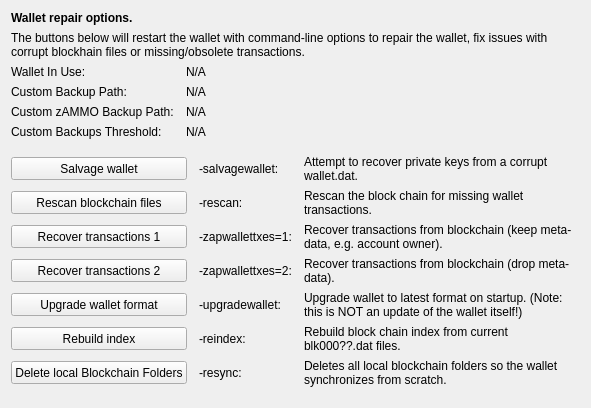
     <widget class="QWidget" name="tab_repair">
      <attribute name="title">
       <string>&amp;Wallet Repair</string>
      </attribute>
      <layout class="QGridLayout" name="gridLayout_4" columnstretch="0,0,0,0">
       <property name="horizontalSpacing">
        <number>12</number>
       </property>
       <item row="0" column="0" colspan="4">
        <widget class="QLabel" name="label_repair_header">
         <property name="font">
          <font>
           <weight>75</weight>
           <bold>true</bold>
          </font>
         </property>
         <property name="text">
          <string>Wallet repair options.</string>
         </property>
        </widget>
       </item>
       <item row="1" column="0" colspan="4">
        <widget class="QLabel" name="label_repair_helptext">
         <property name="font">
          <font>
           <weight>50</weight>
           <bold>false</bold>
          </font>
         </property>
         <property name="text">
          <string>The buttons below will restart the wallet with command-line options to repair the wallet, fix issues with corrupt blockhain files or missing/obsolete transactions.</string>
         </property>
         <property name="wordWrap">
          <bool>true</bool>
         </property>
        </widget>
       </item>
       <item row="2" column="0">
        <widget class="QLabel" name="wallet_path_label">
         <property name="text">
          <string>Wallet In Use:</string>
         </property>
        </widget>
       </item>
       <item row="2" column="1" colspan="3">
        <widget class="QLabel" name="wallet_path">
         <property name="cursor">
          <cursorShape>IBeamCursor</cursorShape>
         </property>
         <property name="text">
          <string>N/A</string>
         </property>
         <property name="textFormat">
          <enum>Qt::PlainText</enum>
         </property>
         <property name="textInteractionFlags">
          <set>Qt::LinksAccessibleByMouse|Qt::TextSelectableByKeyboard|Qt::TextSelectableByMouse</set>
         </property>
        </widget>
       </item>
       <item row="3" column="0">
        <widget class="QLabel" name="wallet_custombackuppath_label">
         <property name="text">
          <string>Custom Backup Path:</string>
         </property>
         <property name="visible">
          <bool>false</bool>
         </property>
        </widget>
       </item>
       <item row="3" column="1" colspan="3">
        <widget class="QLabel" name="wallet_custombackuppath">
         <property name="cursor">
          <cursorShape>IBeamCursor</cursorShape>
         </property>
         <property name="text">
          <string>N/A</string>
         </property>
         <property name="textFormat">
          <enum>Qt::PlainText</enum>
         </property>
         <property name="textInteractionFlags">
          <set>Qt::LinksAccessibleByMouse|Qt::TextSelectableByKeyboard|Qt::TextSelectableByMouse</set>
         </property>
         <property name="visible">
          <bool>false</bool>
         </property>
        </widget>
       </item>
       <item row="4" column="0">
        <widget class="QLabel" name="wallet_customzammobackuppath_label">
         <property name="text">
          <string>Custom zAMMO Backup Path:</string>
         </property>
         <property name="visible">
          <bool>false</bool>
         </property>
        </widget>
       </item>
       <item row="4" column="1" colspan="3">
        <widget class="QLabel" name="wallet_customzammobackuppath">
         <property name="cursor">
          <cursorShape>IBeamCursor</cursorShape>
         </property>
         <property name="text">
          <string>N/A</string>
         </property>
         <property name="textFormat">
          <enum>Qt::PlainText</enum>
         </property>
         <property name="textInteractionFlags">
          <set>Qt::LinksAccessibleByMouse|Qt::TextSelectableByKeyboard|Qt::TextSelectableByMouse</set>
         </property>
         <property name="visible">
          <bool>false</bool>
         </property>
        </widget>
       </item>
       <item row="5" column="0">
        <widget class="QLabel" name="wallet_custombackupthreshold_label">
         <property name="text">
          <string>Custom Backups Threshold:</string>
         </property>
         <property name="visible">
          <bool>false</bool>
         </property>
        </widget>
       </item>
       <item row="5" column="1" colspan="3">
        <widget class="QLabel" name="wallet_custombackupthreshold">
         <property name="cursor">
          <cursorShape>IBeamCursor</cursorShape>
         </property>
         <property name="text">
          <string>N/A</string>
         </property>
         <property name="textFormat">
          <enum>Qt::PlainText</enum>
         </property>
         <property name="textInteractionFlags">
          <set>Qt::LinksAccessibleByMouse|Qt::TextSelectableByKeyboard|Qt::TextSelectableByMouse</set>
         </property>
         <property name="visible">
          <bool>false</bool>
         </property>
        </widget>
       </item>
       <item row="6" column="0">
        <spacer name="verticalSpacer_repair1">
         <property name="orientation">
          <enum>Qt::Vertical</enum>
         </property>
         <property name="sizeHint" stdset="0">
          <size>
           <width>10</width>
           <height>10</height>
          </size>
         </property>
        </spacer>
       </item>
       <item row="7" column="0" colspan="2">
        <widget class="QPushButton" name="btn_salvagewallet">
         <property name="minimumSize">
          <size>
           <width>100</width>
           <height>23</height>
          </size>
         </property>
         <property name="text">
          <string>Salvage wallet</string>
         </property>
        </widget>
       </item>
       <item row="7" column="2">
        <widget class="QLabel" name="label_repair_salvage_command">
         <property name="text">
          <string notr="true">-salvagewallet:</string>
         </property>
        </widget>
       </item>
       <item row="7" column="3">
        <widget class="QLabel" name="label_repair_salvage">
         <property name="text">
          <string>Attempt to recover private keys from a corrupt wallet.dat.</string>
         </property>
         <property name="wordWrap">
          <bool>true</bool>
         </property>
        </widget>
       </item>
       <item row="8" column="0" colspan="2">
        <widget class="QPushButton" name="btn_rescan">
         <property name="minimumSize">
          <size>
           <width>100</width>
           <height>23</height>
          </size>
         </property>
         <property name="text">
          <string>Rescan blockchain files</string>
         </property>
        </widget>
       </item>
       <item row="8" column="2">
        <widget class="QLabel" name="label_repair_rescan_command">
         <property name="text">
          <string notr="true">-rescan:</string>
         </property>
        </widget>
       </item>
       <item row="8" column="3">
        <widget class="QLabel" name="label_repair_rescan">
         <property name="text">
          <string>Rescan the block chain for missing wallet transactions.</string>
         </property>
         <property name="wordWrap">
          <bool>true</bool>
         </property>
        </widget>
       </item>
       <item row="9" column="0" colspan="2">
        <widget class="QPushButton" name="btn_zapwallettxes1">
         <property name="minimumSize">
          <size>
           <width>100</width>
           <height>23</height>
          </size>
         </property>
         <property name="text">
          <string>Recover transactions 1</string>
         </property>
        </widget>
       </item>
       <item row="9" column="2">
        <widget class="QLabel" name="label_repair_zap1_command">
         <property name="text">
          <string notr="true">-zapwallettxes=1:</string>
         </property>
        </widget>
       </item>
       <item row="9" column="3">
        <widget class="QLabel" name="label_repair_zap1">
         <property name="text">
          <string>Recover transactions from blockchain (keep meta-data, e.g. account owner).</string>
         </property>
         <property name="wordWrap">
          <bool>true</bool>
         </property>
        </widget>
       </item>
       <item row="10" column="0" colspan="2">
        <widget class="QPushButton" name="btn_zapwallettxes2">
         <property name="minimumSize">
          <size>
           <width>100</width>
           <height>23</height>
          </size>
         </property>
         <property name="text">
          <string>Recover transactions 2</string>
         </property>
        </widget>
       </item>
       <item row="10" column="2">
        <widget class="QLabel" name="label_repair_zap2_command">
         <property name="text">
          <string notr="true">-zapwallettxes=2:</string>
         </property>
        </widget>
       </item>
       <item row="10" column="3">
        <widget class="QLabel" name="label_repair_zap2">
         <property name="text">
          <string>Recover transactions from blockchain (drop meta-data).</string>
         </property>
         <property name="wordWrap">
          <bool>true</bool>
         </property>
        </widget>
       </item>
       <item row="11" column="0" colspan="2">
        <widget class="QPushButton" name="btn_upgradewallet">
         <property name="minimumSize">
          <size>
           <width>100</width>
           <height>23</height>
          </size>
         </property>
         <property name="text">
          <string>Upgrade wallet format</string>
         </property>
        </widget>
       </item>
       <item row="11" column="2">
        <widget class="QLabel" name="label_repair_upgrade_command">
         <property name="text">
          <string notr="true">-upgradewallet:</string>
         </property>
        </widget>
       </item>
       <item row="11" column="3">
        <widget class="QLabel" name="label_repair_upgrade">
         <property name="text">
          <string>Upgrade wallet to latest format on startup. (Note: this is NOT an update of the wallet itself!)</string>
         </property>
         <property name="wordWrap">
          <bool>true</bool>
         </property>
        </widget>
       </item>
       <item row="12" column="0" colspan="2">
        <widget class="QPushButton" name="btn_reindex">
         <property name="minimumSize">
          <size>
           <width>100</width>
           <height>23</height>
          </size>
         </property>
         <property name="text">
          <string>Rebuild index</string>
         </property>
        </widget>
       </item>
       <item row="12" column="2">
        <widget class="QLabel" name="label_repair_reindex_command">
         <property name="text">
          <string notr="true">-reindex:</string>
         </property>
        </widget>
       </item>
       <item row="12" column="3">
        <widget class="QLabel" name="label_repair_reindex">
         <property name="text">
          <string>Rebuild block chain index from current blk000??.dat files.</string>
         </property>
         <property name="wordWrap">
          <bool>true</bool>
         </property>
        </widget>
       </item>
       <item row="13" column="0" colspan="2">
        <widget class="QPushButton" name="btn_resync">
         <property name="minimumSize">
          <size>
           <width>100</width>
           <height>23</height>
          </size>
         </property>
         <property name="text">
          <string>Delete local Blockchain Folders</string>
         </property>
        </widget>
       </item>
       <item row="13" column="2">
        <widget class="QLabel" name="label_repair_resync_command">
         <property name="text">
          <string>-resync:</string>
         </property>
        </widget>
       </item>
       <item row="13" column="3">
        <widget class="QLabel" name="label_repair_resync">
         <property name="text">
          <string>Deletes all local blockchain folders so the wallet synchronizes from scratch.</string>
         </property>
         <property name="wordWrap">
          <bool>true</bool>
         </property>
        </widget>
       </item>
       <item row="14" column="0">
        <spacer name="verticalSpacer_repair2">
         <property name="orientation">
          <enum>Qt::Vertical</enum>
         </property>
         <property name="sizeHint" stdset="0">
          <size>
           <width>20</width>
           <height>10</height>
          </size>
         </property>
        </spacer>
       </item>
      </layout>
     </widget>
